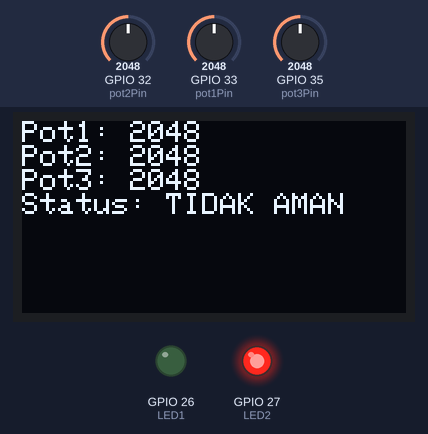
Bench run of a program on a simulated ESP32. Parts: 128×64 one-colour display, output pins drawn as LEDs (lit = HIGH). Inputs (shaded band) come from the test bench; at power-on: GPIO 32 (pot2Pin) = 2048, GPIO 33 (pot1Pin) = 2048, GPIO 35 (pot3Pin) = 2048. WiFi joins after 1.5 s; servers stay silent unless stated; what the program prints to the serial monitor is not drawn.

Above: at 5.0 s.
5.1 s: GPIO 32 (pot2Pin) set to 1960
At 6.6 s:
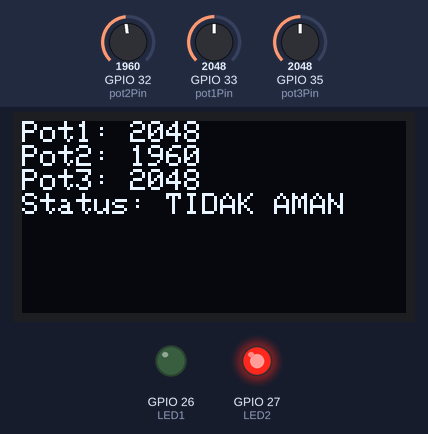
7.0 s: GPIO 33 (pot1Pin) set to 1960
At 7.4 s:
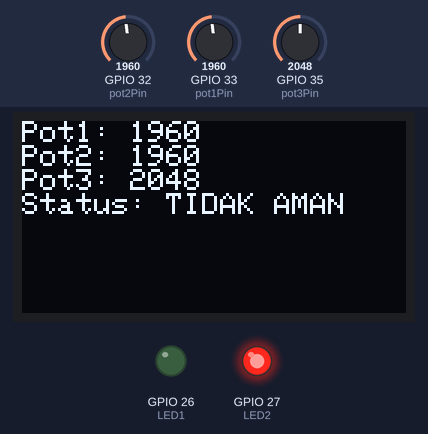
8.5 s: GPIO 35 (pot3Pin) set to 1956
At 9.5 s:
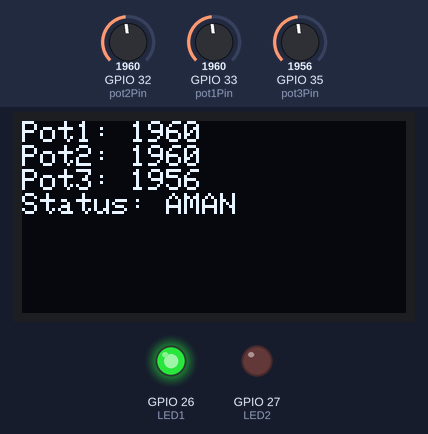
10.1 s: GPIO 32 (pot2Pin) set to 2066
At 11.4 s:
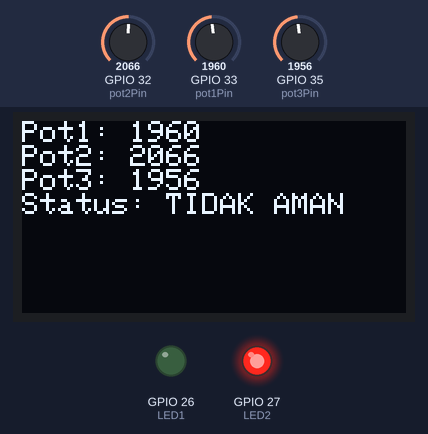
11.7 s: GPIO 33 (pot1Pin) set to 2040
At 12.3 s:
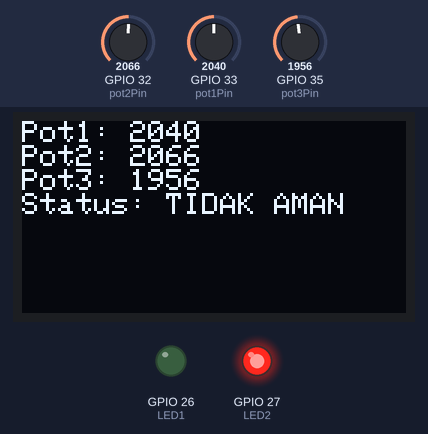
13.3 s: GPIO 35 (pot3Pin) set to 2040
At 14.3 s:
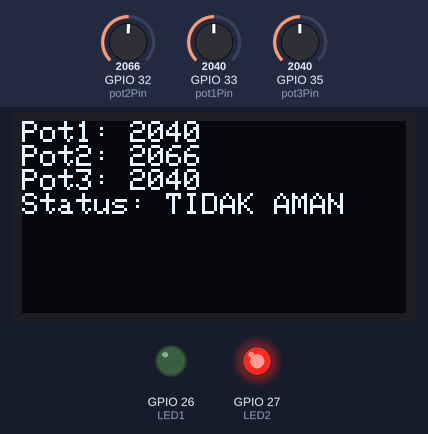
Timing chart, 0 to 15.9 s (numbered marks = the images above; inputs shaded):
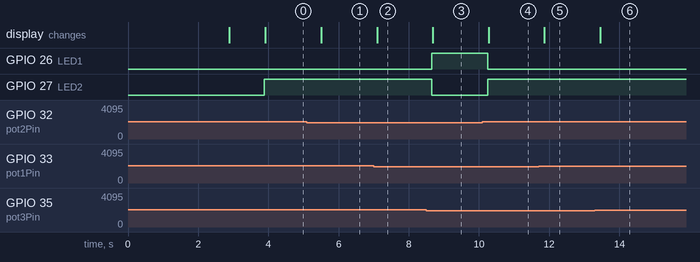

Measured:
- the behaviour switches between 2000 and 1999 on GPIO 35 (pot3Pin) (found by bisection; images 2 and 3)
- the behaviour switches between 1999 and 2000 on GPIO 32 (pot2Pin) (found by bisection; images 3 and 4)
- after the input at 5.1 s, the display: changes after 0.41 s (image 1)
- after the input at 7.0 s, the display: changes after 0.10 s (image 2)
- after the input at 8.5 s, GPIO 26 (LED1): LOW → HIGH after 0.16 s; GPIO 27 (LED2): HIGH → LOW after 0.16 s; the display: changes after 0.19 s (image 3)
- after the input at 10.1 s, GPIO 26 (LED1): HIGH → LOW after 0.15 s; GPIO 27 (LED2): LOW → HIGH after 0.15 s; the display: changes after 0.17 s (image 4)
- after the input at 11.7 s, the display: changes after 0.16 s (image 5)
- after the input at 13.3 s, the display: changes after 0.15 s (image 6)

The program:

main.cpp
```cpp
#define BLYNK_TEMPLATE_ID "TMPL6p0FDTVJl"
#define BLYNK_TEMPLATE_NAME "ESP32WATER"
#define BLYNK_AUTH_TOKEN "sWa5g-ivAel25JPdFa_iJQhA5sHuEAYx"

#include <Wire.h>
#include <Adafruit_GFX.h>
#include <Adafruit_SSD1306.h>
#include <WiFi.h>
#include <WiFiClient.h>
#include <BlynkSimpleEsp32.h>

// OLED setup
#define SCREEN_WIDTH 128
#define SCREEN_HEIGHT 64
Adafruit_SSD1306 display(SCREEN_WIDTH, SCREEN_HEIGHT, &Wire, -1);

// Pin setup
const int LED1 = 26; // Hijau
const int LED2 = 27; // Merah
const int pot1Pin = 33;
const int pot2Pin = 32;
const int pot3Pin = 35;

// WiFi credentials
char ssid[] = "Wokwi-GUEST";
char pass[] = "";

// Sensor values
int val1 = 0;
int val2 = 0;
int val3 = 0;

void setup() {
  Serial.begin(115200);
  Serial.println("Setup started");

  // LED setup
  pinMode(LED1, OUTPUT);
  pinMode(LED2, OUTPUT);
  digitalWrite(LED1, LOW);
  digitalWrite(LED2, LOW);

  // OLED setup
  if (!display.begin(SSD1306_SWITCHCAPVCC, 0x3C)) {
    Serial.println("OLED gagal, lanjut tanpa OLED");
  } else {
    display.clearDisplay();
    display.setTextSize(1);
    display.setTextColor(SSD1306_WHITE);
    display.setCursor(0, 0);
    display.println("ESP32 Ready!");
    display.display();
  }

  delay(1000);

  // WiFi connection
  WiFi.begin(ssid, pass);
  Serial.print("Menghubungkan WiFi");
  while (WiFi.status() != WL_CONNECTED) {
    delay(500);
    Serial.print(".");
  }
  Serial.println("\nWiFi Terhubung");

  // Connect to Blynk (non-blocking)
  Blynk.config(BLYNK_AUTH_TOKEN);
  Blynk.connect(5000);  // timeout 5 detik

  // Display success
  display.clearDisplay();
  display.setCursor(0, 0);
  display.println("WiFi & Blynk Terhubung!");
  display.display();
  delay(1000);

  Serial.println("WiFi & Blynk Terhubung...");
  Serial.println("==============================");
}

void loop() {
  Blynk.run();

  // Baca nilai potensiometer
  val1 = analogRead(pot1Pin);
  val2 = analogRead(pot2Pin);
  val3 = analogRead(pot3Pin);

  // Kirim data ke Blynk
  Blynk.virtualWrite(V0, val1);
  Blynk.virtualWrite(V1, val2);
  Blynk.virtualWrite(V2, val3);

  // Tampilkan di OLED
  display.clearDisplay();
  display.setCursor(0, 0);
  display.print("Pot1: "); display.println(val1);
  display.print("Pot2: "); display.println(val2);
  display.print("Pot3: "); display.println(val3);

  // Cek status aman / tidak aman
  if (val1 < 2000 && val2 < 2000 && val3 < 2000) {
    digitalWrite(LED1, HIGH);  // Hijau ON
    digitalWrite(LED2, LOW);   // Merah OFF
    display.println("Status: AMAN");

    Serial.println("[STATUS] Semua sensor di bawah ambang batas.");
    Serial.println("LED Hijau: ON | LED Merah: OFF | Status: AMAN");
  } else {
    digitalWrite(LED1, LOW);   // Hijau OFF
    digitalWrite(LED2, HIGH);  // Merah ON
    display.println("Status: TIDAK AMAN");

    Serial.println("[STATUS] Sensor melebihi ambang batas!");
    Serial.println("LED Hijau: OFF | LED Merah: ON | Status: TIDAK AMAN");
  }

  display.display(); // Update OLED

  Serial.println("------------------------------");
delay(500);
}
```
